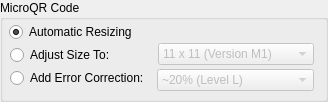
    <widget class="QGroupBox" name="grpMQR" >
     <property name="geometry" >
      <rect>
       <x>105</x>
       <y>42</y>
       <width>328</width>
       <height>102</height>
      </rect>
     </property>
     <property name="title" >
      <string>MicroQR Code</string>
     </property>
     <widget class="QRadioButton" name="radMQRAuto" >
      <property name="geometry" >
       <rect>
        <x>9</x>
        <y>21</y>
        <width>135</width>
        <height>22</height>
       </rect>
      </property>
      <property name="text" >
       <string>Automatic Resizing</string>
      </property>
      <property name="checked" >
       <bool>true</bool>
      </property>
     </widget>
     <widget class="QRadioButton" name="radMQRSize" >
      <property name="geometry" >
       <rect>
        <x>10</x>
        <y>44</y>
        <width>134</width>
        <height>22</height>
       </rect>
      </property>
      <property name="text" >
       <string>Adjust Size To:</string>
      </property>
     </widget>
     <widget class="QRadioButton" name="radMQRECC" >
      <property name="geometry" >
       <rect>
        <x>10</x>
        <y>67</y>
        <width>141</width>
        <height>22</height>
       </rect>
      </property>
      <property name="text" >
       <string>Add Error Correction:</string>
      </property>
     </widget>
     <widget class="QComboBox" name="cmbMQRSize" >
      <property name="enabled" >
       <bool>false</bool>
      </property>
      <property name="geometry" >
       <rect>
        <x>158</x>
        <y>43</y>
        <width>156</width>
        <height>22</height>
       </rect>
      </property>
      <item>
       <property name="text" >
        <string>11 x 11 (Version M1)</string>
       </property>
      </item>
      <item>
       <property name="text" >
        <string>13 x 13 (Version M2)</string>
       </property>
      </item>
      <item>
       <property name="text" >
        <string>15 x 15 (Version M3)</string>
       </property>
      </item>
      <item>
       <property name="text" >
        <string>17 x 17 (Version M4)</string>
       </property>
      </item>
     </widget>
     <widget class="QComboBox" name="cmbMQRECC" >
      <property name="enabled" >
       <bool>false</bool>
      </property>
      <property name="geometry" >
       <rect>
        <x>157</x>
        <y>69</y>
        <width>157</width>
        <height>22</height>
       </rect>
      </property>
      <item>
       <property name="text" >
        <string>~20% (Level L)</string>
       </property>
      </item>
      <item>
       <property name="text" >
        <string>~37% (Level M)</string>
       </property>
      </item>
      <item>
       <property name="text" >
        <string>~55% (Level Q)</string>
       </property>
      </item>
     </widget>
    </widget>
